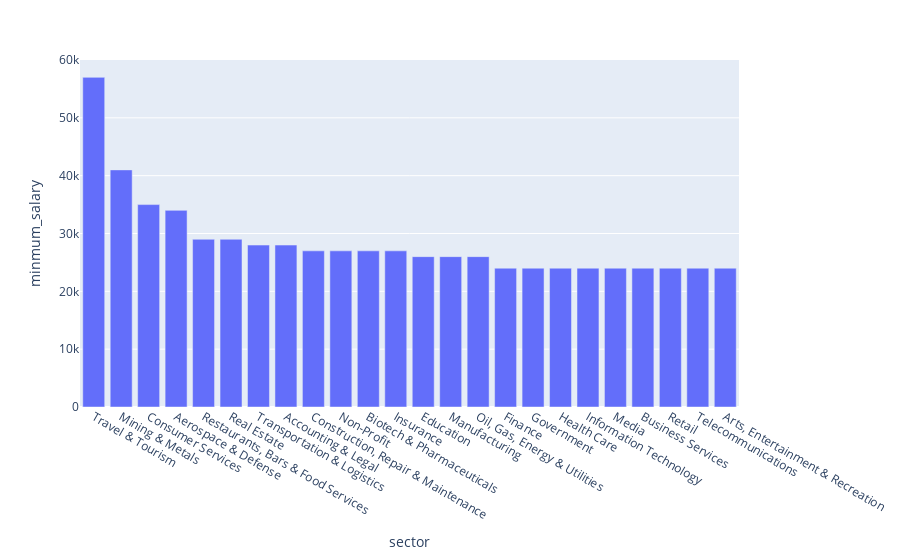

The code cell stored with this chart in its notebook:
### Code cell
px.bar(q3,x="sector",y="minmum_salary")

### Figure 1 — Plotly figure (JSON) as saved in the notebook; plotly's stock layout.template omitted (floating-point values rounded to 4 significant figures)
{"data": [{"alignmentgroup": "True", "hovertemplate": "sector=%{x}<br>minmum_salary=%{y}<extra></extra>", "legendgroup": "", "marker": {"color": "#636efa", "pattern": {"shape": ""}}, "name": "", "offsetgroup": "", "orientation": "v", "showlegend": false, "textposition": "auto", "type": "bar", "x": ["Travel & Tourism", "Mining & Metals", "Consumer Services", "Aerospace & Defense", "Restaurants, Bars & Food Services", "Real Estate", "Transportation & Logistics", "Accounting & Legal", "Construction, Repair & Maintenance", "Non-Profit", "Biotech & Pharmaceuticals", "Insurance", "Education", "Manufacturing", "Oil, Gas, Energy & Utilities", "Finance", "Government", "Health Care", "Information Technology", "Media", "Business Services", "Retail", "Telecommunications", "Arts, Entertainment & Recreation"], "xaxis": "x", "y": [57000, 41000, 35000, 34000, 29000, 29000, 28000, 28000, 27000, 27000, 27000, 27000, 26000, 26000, 26000, 24000, 24000, 24000, 24000, 24000, 24000, 24000, 24000, 24000], "yaxis": "y"}], "layout": {"barmode": "relative", "legend": {"tracegroupgap": 0}, "margin": {"t": 60}, "xaxis": {"anchor": "y", "domain": [0, 1], "title": {"text": "sector"}}, "yaxis": {"anchor": "x", "domain": [0, 1], "title": {"text": "minmum_salary"}}}}
